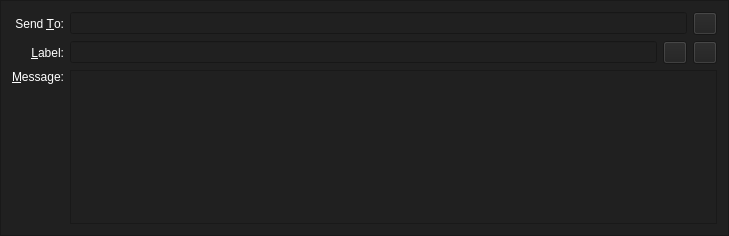
<?xml version="1.0" encoding="UTF-8"?>
<ui version="4.0">
 <class>SendMessagesEntry</class>
 <widget class="QFrame" name="SendMessagesEntry">
  <property name="geometry">
   <rect>
    <x>0</x>
    <y>0</y>
    <width>729</width>
    <height>236</height>
   </rect>
  </property>
  <property name="windowTitle">
   <string>Form</string>
  </property>
  <property name="styleSheet">
   <string notr="true">background-color: rgb(32, 32, 32);
color: rgb(255, 255, 255);</string>
  </property>
  <property name="frameShape">
   <enum>QFrame::StyledPanel</enum>
  </property>
  <property name="frameShadow">
   <enum>QFrame::Sunken</enum>
  </property>
  <layout class="QGridLayout" name="gridLayout">
   <item row="2" column="0">
    <widget class="QLabel" name="messageLabel">
     <property name="text">
      <string>&amp;Message:</string>
     </property>
     <property name="alignment">
      <set>Qt::AlignRight|Qt::AlignTop|Qt::AlignTrailing</set>
     </property>
     <property name="buddy">
      <cstring>messageText</cstring>
     </property>
    </widget>
   </item>
   <item row="1" column="1">
    <layout class="QHBoxLayout" name="horizontalLayout_5">
     <item>
      <widget class="QValidatedLineEdit" name="addAsLabel">
       <property name="enabled">
        <bool>true</bool>
       </property>
       <property name="toolTip">
        <string>Enter a label for this address to add it to your address book</string>
       </property>
      </widget>
     </item>
     <item>
      <widget class="QToolButton" name="addressBookButton">
       <property name="toolTip">
        <string>Choose address from address book</string>
       </property>
       <property name="text">
        <string/>
       </property>
       <property name="icon">
        <iconset resource="../bitcoin.qrc">
         <normaloff>:/icons/address-book</normaloff>:/icons/address-book</iconset>
       </property>
       <property name="shortcut">
        <string>Alt+A</string>
       </property>
      </widget>
     </item>
     <item>
      <widget class="QToolButton" name="deleteButton">
       <property name="toolTip">
        <string>Remove this recipient</string>
       </property>
       <property name="text">
        <string/>
       </property>
       <property name="icon">
        <iconset resource="../bitcoin.qrc">
         <normaloff>:/icons/remove</normaloff>:/icons/remove</iconset>
       </property>
      </widget>
     </item>
    </layout>
   </item>
   <item row="2" column="1">
    <widget class="QValidatedTextEdit" name="messageText">
     <property name="mouseTracking">
      <bool>true</bool>
     </property>
     <property name="focusPolicy">
      <enum>Qt::WheelFocus</enum>
     </property>
     <property name="tabChangesFocus">
      <bool>false</bool>
     </property>
    </widget>
   </item>
   <item row="0" column="0">
    <widget class="QLabel" name="label_2">
     <property name="text">
      <string>Send &amp;To:</string>
     </property>
     <property name="alignment">
      <set>Qt::AlignRight|Qt::AlignTrailing|Qt::AlignVCenter</set>
     </property>
     <property name="buddy">
      <cstring>sendTo</cstring>
     </property>
    </widget>
   </item>
   <item row="0" column="1">
    <layout class="QHBoxLayout" name="sendToLayout">
     <item>
      <widget class="QValidatedLineEdit" name="sendTo">
       <property name="toolTip">
        <string>The address to send the payment to  (e.g. dZFKfe559tX7LA8BDMeiPH3C8DbpTJ92Y8:dZv7b41skzqG8cj2d5S56MG1hVQbcK8jMoorX8Wdmf5v)</string>
       </property>
       <property name="maxLength">
        <number>79</number>
       </property>
      </widget>
     </item>
     <item>
      <widget class="QToolButton" name="pasteButton">
       <property name="toolTip">
        <string>Paste address from clipboard</string>
       </property>
       <property name="text">
        <string/>
       </property>
       <property name="icon">
        <iconset resource="../bitcoin.qrc">
         <normaloff>:/icons/editpaste</normaloff>:/icons/editpaste</iconset>
       </property>
       <property name="shortcut">
        <string>Alt+P</string>
       </property>
      </widget>
     </item>
    </layout>
   </item>
   <item row="1" column="0">
    <widget class="QLabel" name="label_4">
     <property name="text">
      <string>&amp;Label:</string>
     </property>
     <property name="alignment">
      <set>Qt::AlignRight|Qt::AlignTrailing|Qt::AlignVCenter</set>
     </property>
     <property name="buddy">
      <cstring>addAsLabel</cstring>
     </property>
    </widget>
   </item>
  </layout>
 </widget>
 <customwidgets>
  <customwidget>
   <class>QValidatedLineEdit</class>
   <extends>QLineEdit</extends>
   <header>qvalidatedlineedit.h</header>
  </customwidget>
  <customwidget>
   <class>QValidatedTextEdit</class>
   <extends>QPlainTextEdit</extends>
   <header>qvalidatedtextedit.h</header>
  </customwidget>
 </customwidgets>
 <resources>
  <include location="../bitcoin.qrc"/>
 </resources>
 <connections/>
</ui>
